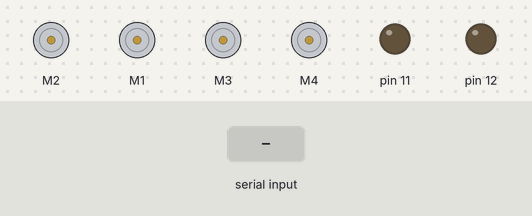
Bench run of a sketch on a simulated Arduino Uno, built with avr-gcc and run on an emulated ATmega328P. Parts: 4 × DC motor (green arrow = forward, orange = backward, longer = faster), output pins drawn as LEDs (lit = HIGH). The inputs (shaded band) are chosen by the test bench.

Above: at 1.2 s.
1.3 s: "F" received over Serial
At 2.4 s:
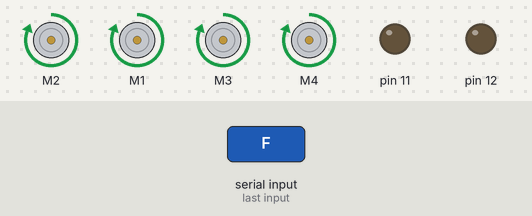
2.8 s: "B" received over Serial
At 3.6 s:
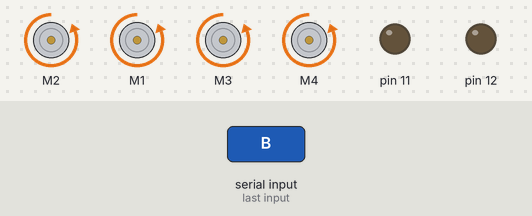
4.3 s: "L" received over Serial
At 4.7 s:
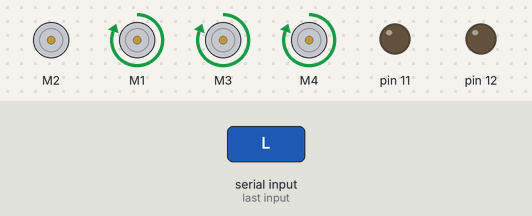
5.8 s: "R" received over Serial
At 7.0 s:
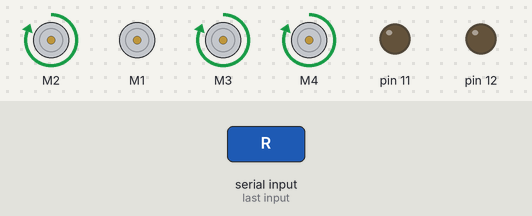
7.3 s: "S" received over Serial
At 8.2 s:
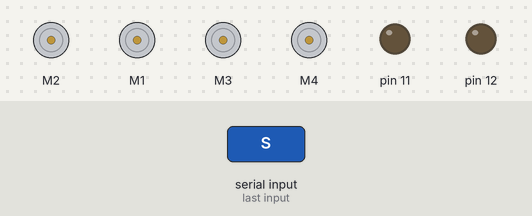
Timing chart, 0 to 9.8 s (numbered marks = the images above; inputs shaded):
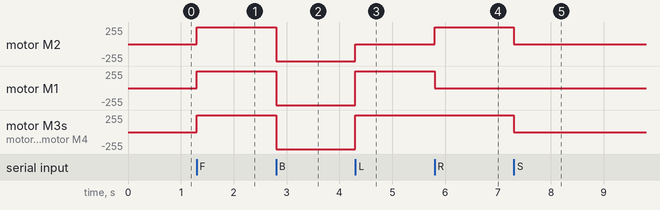

Measured:
- after the input at 1.3 s, motor M2, motor M1, motor M3, motor M4: stopped → forward 255/255 at once
- after the input at 2.8 s, motor M2, motor M1, motor M3, motor M4: forward 255/255 → backward 255/255 at once
- after the input at 4.3 s, motor M2: backward 255/255 → stopped at once; motor M1, motor M3, motor M4: backward 255/255 → forward 255/255 at once
- after the input at 5.8 s, motor M2: stopped → forward 255/255 at once; motor M1: forward 255/255 → stopped at once
- after the input at 7.3 s, motor M2–4: forward 255/255 → stopped at once

The sketch:

A805_CarVo-1.ino
```cpp
/*||\\    //||      //\\      ||\\      ||--------    ||\\    \\    //
 *|| \\  // ||     //  \\     ||  \\    ||            || \\    \\  //
 *||  \\//  ||    //----\\    ||    \\  ||            || //     \\//
 *||        ||   //------\\   ||    //  ||----        || \\      ||      ------- SOUMENDRA DEY
 *||        ||  //        \\  ||   //   ||            ||  \\     ||
 *||        || //          \\ || //     ||--------    ||  //     ||
 */
//*** 1- Documentation
//This program is used to control a robot car using a app that communicates with Arduino trough a bluetooth module
#include <AFMotor.h>
//creates two objects to control the terminal 3 and 4 of motor shield
AF_DCMotor motor1(2);
AF_DCMotor motor2(1);
AF_DCMotor motor3(3);
AF_DCMotor motor4(4);
char command;

void setup()
{
  Serial.begin(9600);  //Set the baud rate to your Bluetooth module.
  pinMode(12, OUTPUT);
  pinMode(11, OUTPUT);
}

void loop(){
  if(Serial.available() > 0){
    command = Serial.read();
    //initialize with motors stoped
    //Change pin mode only if new command is different from previous.
    //Serial.println(command);
    switch(command){
    case 'F':
      forward();
      break;
    case 'B':
       back();
      break;
    case 'L':
      left();
      break;
    case 'R':
      right();
      break;
      case 'S':
Stop();
break;
    }
  }
}

void forward()
{
  motor1.setSpeed(255); //Define maximum velocity
  motor1.run(FORWARD); //rotate the motor clockwise
  motor2.setSpeed(255); //Define maximum velocity
  motor2.run(FORWARD); //rotate the motor clockwise
  motor3.setSpeed(255); //Define maximum velocity
  motor3.run(FORWARD); //rotate the motor clockwise
  motor4.setSpeed(255); //Define maximum velocity
  motor4.run(FORWARD); //rotate the motor clockwise
}

void back()
{
  motor1.setSpeed(255);
  motor1.run(BACKWARD); //rotate the motor counterclockwise
  motor2.setSpeed(255);
  motor2.run(BACKWARD); //rotate the motor counterclockwise
  motor3.setSpeed(255);
  motor3.run(BACKWARD); //rotate the motor counterclockwise
  motor4.setSpeed(255);
  motor4.run(BACKWARD); //rotate the motor counterclockwise
}

void left()
{
  motor1.setSpeed(0); //Define maximum velocity
  motor1.run(RELEASE); //rotate the motor clockwise
  motor2.setSpeed(255);
  motor2.run(FORWARD); //turn motor2 off
  motor3.setSpeed(255); //Define maximum velocity
  motor3.run(FORWARD); //rotate the motor clockwise
  motor4.setSpeed(255);
  motor4.run(FORWARD); //turn motor2 off
}

void right()
{
  motor1.setSpeed(255);
  motor1.run(FORWARD); //turn motor1 off
  motor2.setSpeed(0); //Define maximum velocity
  motor2.run(RELEASE); //rotate the motor clockwise
  motor3.setSpeed(255);
  motor3.run(FORWARD); //turn motor1 off
  motor4.setSpeed(255); //Define maximum velocity
  motor4.run(FORWARD); //rotate the motor clockwise
}

void Stop()
{
  motor1.setSpeed(0);
  motor2.run(RELEASE); //turn motor1 off
  motor2.setSpeed(0);
  motor2.run(RELEASE); //turn motor2 off
  motor3.setSpeed(0);
  motor3.run(RELEASE); //turn motor1 off
  motor4.setSpeed(0);
  motor4.run(RELEASE); //turn motor2 off
}
```
